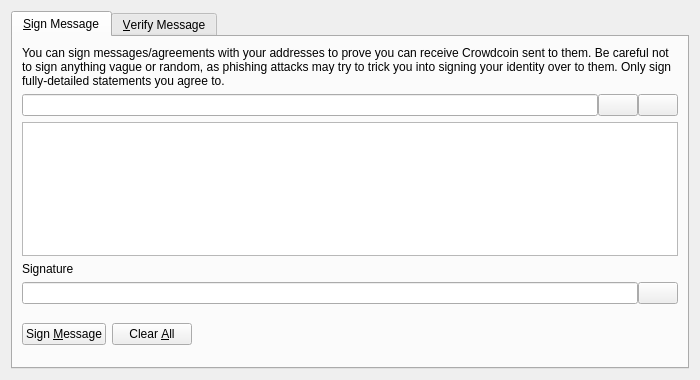
<?xml version="1.0" encoding="UTF-8"?>
<ui version="4.0">
 <class>SignVerifyMessageDialog</class>
 <widget class="QDialog" name="SignVerifyMessageDialog">
  <property name="geometry">
   <rect>
    <x>0</x>
    <y>0</y>
    <width>700</width>
    <height>380</height>
   </rect>
  </property>
  <property name="windowTitle">
   <string>Signatures - Sign / Verify a Message</string>
  </property>
  <property name="modal">
   <bool>true</bool>
  </property>
  <layout class="QVBoxLayout" name="verticalLayout">
   <item>
    <widget class="QTabWidget" name="tabWidget">
     <property name="currentIndex">
      <number>0</number>
     </property>
     <widget class="QWidget" name="tabSignMessage">
      <attribute name="title">
       <string>&amp;Sign Message</string>
      </attribute>
      <layout class="QVBoxLayout" name="verticalLayout_SM">
       <item>
        <widget class="QLabel" name="infoLabel_SM">
         <property name="text">
          <string>You can sign messages/agreements with your addresses to prove you can receive Crowdcoin sent to them. Be careful not to sign anything vague or random, as phishing attacks may try to trick you into signing your identity over to them. Only sign fully-detailed statements you agree to.</string>
         </property>
         <property name="textFormat">
          <enum>Qt::PlainText</enum>
         </property>
         <property name="wordWrap">
          <bool>true</bool>
         </property>
        </widget>
       </item>
       <item>
        <layout class="QHBoxLayout" name="horizontalLayout_1_SM">
         <property name="spacing">
          <number>0</number>
         </property>
         <item>
          <widget class="QValidatedLineEdit" name="addressIn_SM">
           <property name="toolTip">
            <string>The Crowdcoin address to sign the message with</string>
           </property>
          </widget>
         </item>
         <item>
          <widget class="QPushButton" name="addressBookButton_SM">
           <property name="toolTip">
            <string>Choose previously used address</string>
           </property>
           <property name="text">
            <string/>
           </property>
           <property name="shortcut">
            <string>Alt+A</string>
           </property>
           <property name="autoDefault">
            <bool>false</bool>
           </property>
          </widget>
         </item>
         <item>
          <widget class="QPushButton" name="pasteButton_SM">
           <property name="toolTip">
            <string>Paste address from clipboard</string>
           </property>
           <property name="text">
            <string/>
           </property>
           <property name="shortcut">
            <string>Alt+P</string>
           </property>
           <property name="autoDefault">
            <bool>false</bool>
           </property>
          </widget>
         </item>
        </layout>
       </item>
       <item>
        <widget class="QPlainTextEdit" name="messageIn_SM">
         <property name="toolTip">
          <string>Enter the message you want to sign here</string>
         </property>
        </widget>
       </item>
       <item>
        <widget class="QLabel" name="signatureLabel_SM">
         <property name="text">
          <string>Signature</string>
         </property>
         <property name="textFormat">
          <enum>Qt::PlainText</enum>
         </property>
        </widget>
       </item>
       <item>
        <layout class="QHBoxLayout" name="horizontalLayout_2_SM">
         <property name="spacing">
          <number>0</number>
         </property>
         <item>
          <widget class="QLineEdit" name="signatureOut_SM">
           <property name="font">
            <font>
             <italic>true</italic>
            </font>
           </property>
           <property name="readOnly">
            <bool>true</bool>
           </property>
          </widget>
         </item>
         <item>
          <widget class="QPushButton" name="copySignatureButton_SM">
           <property name="toolTip">
            <string>Copy the current signature to the system clipboard</string>
           </property>
           <property name="text">
            <string/>
           </property>
           <property name="autoDefault">
            <bool>false</bool>
           </property>
          </widget>
         </item>
        </layout>
       </item>
       <item>
        <layout class="QHBoxLayout" name="horizontalLayout_3_SM">
         <item>
          <widget class="QPushButton" name="signMessageButton_SM">
           <property name="toolTip">
            <string>Sign the message to prove you own this Crowdcoin address</string>
           </property>
           <property name="text">
            <string>Sign &amp;Message</string>
           </property>
           <property name="autoDefault">
            <bool>false</bool>
           </property>
          </widget>
         </item>
         <item>
          <widget class="QPushButton" name="clearButton_SM">
           <property name="toolTip">
            <string>Reset all sign message fields</string>
           </property>
           <property name="text">
            <string>Clear &amp;All</string>
           </property>
           <property name="autoDefault">
            <bool>false</bool>
           </property>
          </widget>
         </item>
         <item>
          <spacer name="horizontalSpacer_1_SM">
           <property name="orientation">
            <enum>Qt::Horizontal</enum>
           </property>
           <property name="sizeHint" stdset="0">
            <size>
             <width>40</width>
             <height>48</height>
            </size>
           </property>
          </spacer>
         </item>
         <item>
          <widget class="QLabel" name="statusLabel_SM">
           <property name="font">
            <font>
             <weight>75</weight>
             <bold>true</bold>
            </font>
           </property>
           <property name="text">
            <string/>
           </property>
           <property name="wordWrap">
            <bool>true</bool>
           </property>
          </widget>
         </item>
         <item>
          <spacer name="horizontalSpacer_2_SM">
           <property name="orientation">
            <enum>Qt::Horizontal</enum>
           </property>
           <property name="sizeHint" stdset="0">
            <size>
             <width>40</width>
             <height>48</height>
            </size>
           </property>
          </spacer>
         </item>
        </layout>
       </item>
      </layout>
     </widget>
     <widget class="QWidget" name="tabVerifyMessage">
      <attribute name="title">
       <string>&amp;Verify Message</string>
      </attribute>
      <layout class="QVBoxLayout" name="verticalLayout_VM">
       <item>
        <widget class="QLabel" name="infoLabel_VM">
         <property name="text">
          <string>Enter the receiver's address, message (ensure you copy line breaks, spaces, tabs, etc. exactly) and signature below to verify the message. Be careful not to read more into the signature than what is in the signed message itself, to avoid being tricked by a man-in-the-middle attack. Note that this only proves the signing party receives with the address, it cannot prove sendership of any transaction!</string>
         </property>
         <property name="textFormat">
          <enum>Qt::PlainText</enum>
         </property>
         <property name="alignment">
          <set>Qt::AlignLeading|Qt::AlignLeft|Qt::AlignTop</set>
         </property>
         <property name="wordWrap">
          <bool>true</bool>
         </property>
        </widget>
       </item>
       <item>
        <layout class="QHBoxLayout" name="horizontalLayout_1_VM">
         <property name="spacing">
          <number>0</number>
         </property>
         <item>
          <widget class="QValidatedLineEdit" name="addressIn_VM">
           <property name="toolTip">
            <string>The Crowdcoin address the message was signed with</string>
           </property>
          </widget>
         </item>
         <item>
          <widget class="QPushButton" name="addressBookButton_VM">
           <property name="toolTip">
            <string>Choose previously used address</string>
           </property>
           <property name="text">
            <string/>
           </property>
           <property name="shortcut">
            <string>Alt+A</string>
           </property>
           <property name="autoDefault">
            <bool>false</bool>
           </property>
          </widget>
         </item>
        </layout>
       </item>
       <item>
        <widget class="QPlainTextEdit" name="messageIn_VM"/>
       </item>
       <item>
        <widget class="QValidatedLineEdit" name="signatureIn_VM"/>
       </item>
       <item>
        <layout class="QHBoxLayout" name="horizontalLayout_2_VM">
         <item>
          <widget class="QPushButton" name="verifyMessageButton_VM">
           <property name="toolTip">
            <string>Verify the message to ensure it was signed with the specified Crowdcoin address</string>
           </property>
           <property name="text">
            <string>Verify &amp;Message</string>
           </property>
           <property name="autoDefault">
            <bool>false</bool>
           </property>
          </widget>
         </item>
         <item>
          <widget class="QPushButton" name="clearButton_VM">
           <property name="toolTip">
            <string>Reset all verify message fields</string>
           </property>
           <property name="text">
            <string>Clear &amp;All</string>
           </property>
           <property name="autoDefault">
            <bool>false</bool>
           </property>
          </widget>
         </item>
         <item>
          <spacer name="horizontalSpacer_1_VM">
           <property name="orientation">
            <enum>Qt::Horizontal</enum>
           </property>
           <property name="sizeHint" stdset="0">
            <size>
             <width>40</width>
             <height>48</height>
            </size>
           </property>
          </spacer>
         </item>
         <item>
          <widget class="QLabel" name="statusLabel_VM">
           <property name="font">
            <font>
             <weight>75</weight>
             <bold>true</bold>
            </font>
           </property>
           <property name="text">
            <string/>
           </property>
           <property name="wordWrap">
            <bool>true</bool>
           </property>
          </widget>
         </item>
         <item>
          <spacer name="horizontalSpacer_2_VM">
           <property name="orientation">
            <enum>Qt::Horizontal</enum>
           </property>
           <property name="sizeHint" stdset="0">
            <size>
             <width>40</width>
             <height>48</height>
            </size>
           </property>
          </spacer>
         </item>
        </layout>
       </item>
      </layout>
     </widget>
    </widget>
   </item>
  </layout>
 </widget>
 <customwidgets>
  <customwidget>
   <class>QValidatedLineEdit</class>
   <extends>QLineEdit</extends>
   <header>qvalidatedlineedit.h</header>
  </customwidget>
 </customwidgets>
 <resources>
  <include location="../dash.qrc"/>
 </resources>
 <connections/>
</ui>
